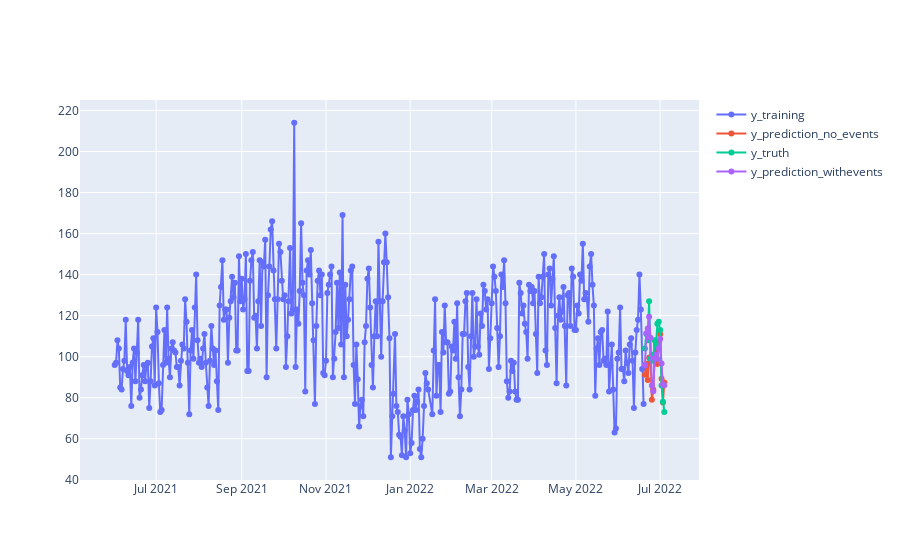

The notebook cell saved with this chart:
### Code cell
fig = go.Figure()

fig.add_trace(
    go.Scatter(
        x=df_withoutevents[df_withoutevents["date"] < split_date_test]["date"],
        y=df_withoutevents[df_withoutevents["date"] < split_date_test][demand_column],
        name="y_training",
        mode="lines+markers",
    )
)

fig.add_trace(
    go.Scatter(
        x=df_withoutevents[df_withoutevents["date"] >= split_date_test]["date"],
        y=xgb_model_withoutevents.predict(X_test_withoutevents),
        name="y_prediction_no_events",
        mode="lines+markers",
    )
)

fig.add_trace(
    go.Scatter(
        x=df_withoutevents[df_withoutevents["date"] >= split_date_test]["date"],
        y=df_withoutevents[df_withoutevents["date"] >= split_date_test][demand_column],
        name="y_truth",
        mode="lines+markers",
    )
)
fig.add_trace(
    go.Scatter(
        x=df[df["date"] >= split_date_test]["date"],
        y=xgb_model.predict(X_test),
        name="y_prediction_withevents",
        mode="lines+markers",
    )
)
# Display the figure
fig.show()

### Figure 1 — Plotly figure (JSON) as saved in the notebook; plotly's stock layout.template omitted (floating-point values rounded to 4 significant figures; data arrays with more than 128 entries replaced by an {"elided": "..."} marker saying what was removed)
{"data": [{"mode": "lines+markers", "name": "y_training", "type": "scatter", "x": {"elided": "382 str values"}, "y": {"elided": "382 int values"}}, {"mode": "lines+markers", "name": "y_prediction_no_events", "type": "scatter", "x": ["2022-06-20T00:00:00", "2022-06-21T00:00:00", "2022-06-22T00:00:00", "2022-06-23T00:00:00", "2022-06-24T00:00:00", "2022-06-25T00:00:00", "2022-06-26T00:00:00", "2022-06-27T00:00:00", "2022-06-28T00:00:00", "2022-06-29T00:00:00", "2022-06-30T00:00:00", "2022-07-01T00:00:00", "2022-07-02T00:00:00", "2022-07-03T00:00:00", "2022-07-04T00:00:00"], "y": [91.18, 96.56, 88.67, 99.54, 98.8, 78.99, 84.05, 99.58, 105.7, 96.47, 107.1, 111.0, 89.31, 77.67, 87.47]}, {"mode": "lines+markers", "name": "y_truth", "type": "scatter", "x": ["2022-06-20T00:00:00", "2022-06-21T00:00:00", "2022-06-22T00:00:00", "2022-06-23T00:00:00", "2022-06-24T00:00:00", "2022-06-25T00:00:00", "2022-06-26T00:00:00", "2022-06-27T00:00:00", "2022-06-28T00:00:00", "2022-06-29T00:00:00", "2022-06-30T00:00:00", "2022-07-01T00:00:00", "2022-07-02T00:00:00", "2022-07-03T00:00:00", "2022-07-04T00:00:00"], "y": [104, 111, 108, 127, 99, 101, 98, 108, 106, 116, 117, 113, 86, 78, 73]}, {"mode": "lines+markers", "name": "y_prediction_withevents", "type": "scatter", "x": ["2022-06-20T00:00:00", "2022-06-21T00:00:00", "2022-06-22T00:00:00", "2022-06-23T00:00:00", "2022-06-24T00:00:00", "2022-06-25T00:00:00", "2022-06-26T00:00:00", "2022-06-27T00:00:00", "2022-06-28T00:00:00", "2022-06-29T00:00:00", "2022-06-30T00:00:00", "2022-07-01T00:00:00", "2022-07-02T00:00:00", "2022-07-03T00:00:00", "2022-07-04T00:00:00"], "y": [95.86, 111.4, 113.8, 119.5, 109.3, 85.97, 83.13, 99.32, 101.1, 98.84, 104.0, 108.6, 96.69, 86.42, 86.15]}], "layout": {}}
